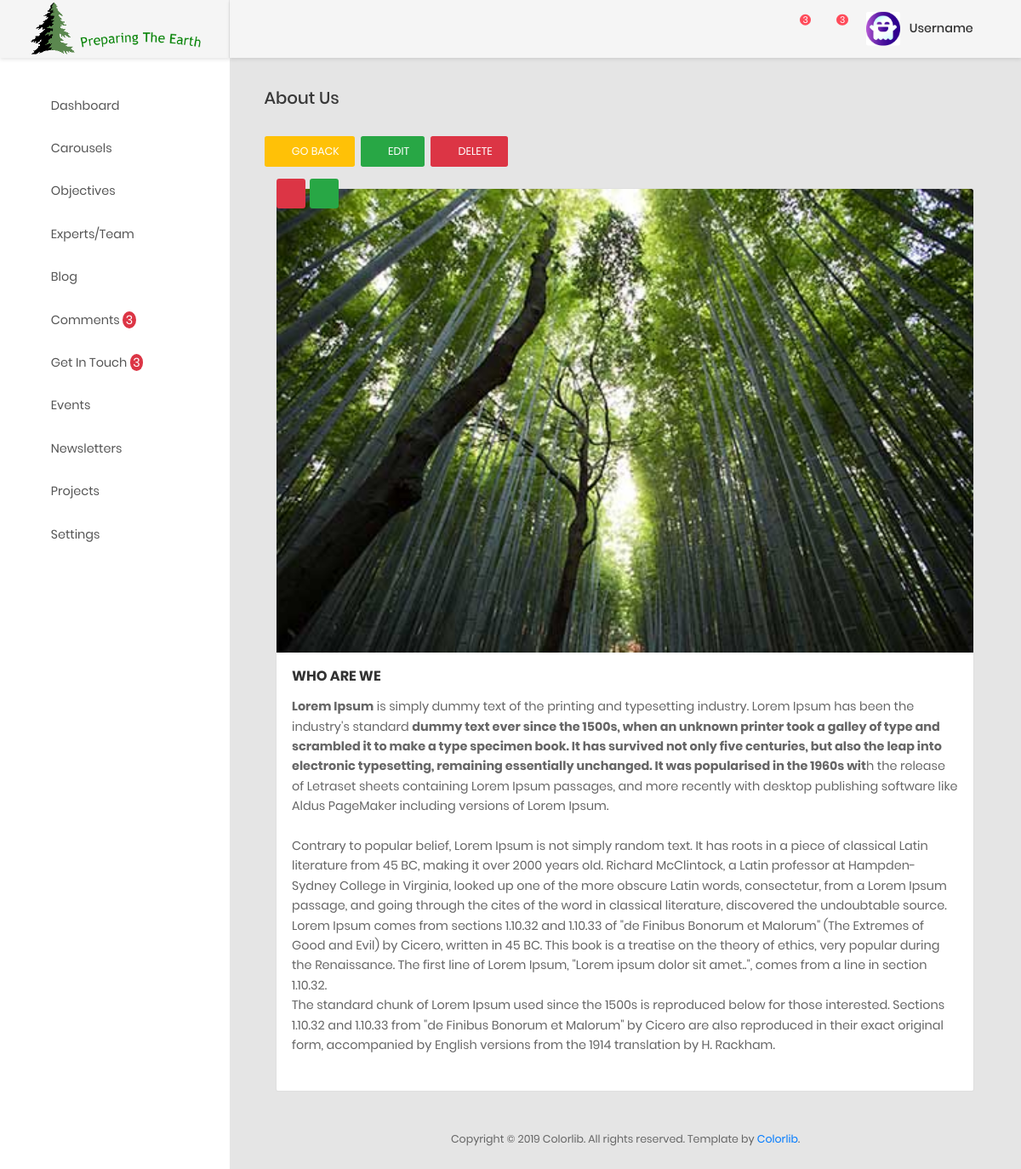
/ccsbadmin/singleaboutUs/1, run on the app's committed database.
### ccsbadmin/models.py (models this page shows, shortened)
class AboutUs(models.Model):
    about_image = models.ImageField(upload_to='aboutus', max_length=200, null=False, blank=False)  # height_field=None, width_field=None,
    about_title = models.CharField(max_length=150, null=False, blank=False)
    description = models.TextField()
    created_at = models.DateTimeField(auto_now_add=True)
    updated_at = models.DateTimeField(auto_now=True)

### ccsbadmin/views.py (the view)
# urls.py: path('singleaboutUs/<int:aboutus_id>',views.singleaboutUs, name='singleaboutUs'),
def singleaboutUs(request, aboutus_id):
    aboutus = AboutUs.objects.filter(id=aboutus_id).first()
    context = {
        'title': aboutus.about_title,
        'aboutus': aboutus,
    }
    return render(request, 'aboutus/singleaboutus.html', context)

### ccsbadmin/templatetags/callmethod.py (called while the page is built)
@register.filter(name='comments')
def comments(request):
    comments = Comment.objects.filter(status="UNREAD").order_by("-created_at")
    if comments is not None:
        return comments
    return False

@register.filter(name='get_intouch')
def get_intouch(request):
    getintouchs = GetInTouch.objects.filter(status="UNREAD").order_by("-created_at")
    if getintouchs  is not None:
        return getintouchs
    return False

@register.filter(name='comment_unread_count')
def comment_unread_count(request):
    unread_comments = Comment.objects.filter(status="UNREAD").count()
    if unread_comments is not None:
        return unread_comments
    return False

@register.filter(name='getintouch_unread_count')
def getintouch_unread_count(request):
    getintouch_unread_count = GetInTouch.objects.filter(status="UNREAD").count()
    if getintouch_unread_count is not None:
        return getintouch_unread_count
    return False

### ccsbadmin/templates/aboutus/singleaboutus.html (shortened to what this page needs)
{% extends "aahome/aalayout.html" %}
{% load static %}
    {% block links %}
        <link type="text/css" rel="stylesheet" href="https://cdn.datatables.net/1.10.18/css/dataTables.bootstrap.min.css">
        <link type="text/css" href="https://cdnjs.cloudflare.com/ajax/libs/bootstrap-select/1.10.0/css/bootstrap-select.min.css" rel="stylesheet" />
        <link rel="stylesheet" href="https://cdn.jsdelivr.net/npm/bootstrap-select@1.13.9/dist/css/bootstrap-select.min.css">
    {% endblock links %}
{% block content %}
            <div class="main-content">
                <div class="section__content section__content--p30">
                    <div class="container-fluid">
                        <div class="row">
                            <div class="col-md-12">
                                <h3 class="title-5 m-b-35">About us</h3>
                                <div class="table-data__tool">
                                    <div class="table-data__tool-right">
                                        <a href="{% url 'CCSBADMIN:addaboutUs' %}"  class="mr-1 au-btn au-btn-icon btn-warning au-btn--small">
                                            <i class="fa fa-arrow-left" ></i>go back
                                        </a>
                                        <a data-toggle="modal" data-target="#ee{{ aboutus.id }}" href="#"  class=" mr-1 au-btn au-btn-icon btn-success au-btn--small">
                                            <i class="fa fa-pencil-alt" ></i>Edit
                                        </a>
                                        <a data-toggle="modal" data-target="#dd{{ aboutus.id }}" href="#"  class=" mr-1 au-btn au-btn-icon btn-danger au-btn--small">
                                            <i class="fa fa-trash" ></i>Delete
                                        </a>
                                    </div>
                                </div>
                                <div class="table-responsive table-responsive-data2">
                                     <div class="col-sm-12">
                                            <div class="card">
                                                <a data-toggle="modal" data-target="#ee{{ aboutus.id }}" style="width: 38px; position: absolute; top: -13px; z-index: 20; left: 43px;" class="btn btn-success " href="#"><i class="fa fa-pencil-alt"></i></a>
                                                <a data-toggle="modal" data-target="#dd{{ aboutus.id }}" style="width: 38px; position: absolute; top: -13px; z-index: 20;" class="btn btn-danger " href="#"><i class="fa fa-trash"></i></a>
                                                <img class="card-img-top position-relative" src="{{ aboutus.about_image.url }}" alt="Card image cap">
                                                <div class="card-body">
                                                    <h4 class="card-title mb-3 text-capitalize">{{ aboutus.about_title }}</h4>
                                                    <p class="card-text">{{ aboutus.description|safe|escape }} </p>
                                                </div>
                                            </div>
                                        </div>
                                </div>
                            </div>
                        </div>
                        <div class="row">
                            <div class="col-md-12">
                                <div class="copyright">
                                    <p>Copyright © <script> var date = new Date(); var yr = date.getFullYear(); document.write(yr);</script> Colorlib. All rights reserved. Template by <a href="https://colorlib.com">Colorlib</a>.</p>
                                </div>
                            </div>
                        </div>
                    </div>
                </div>
            </div>
{% endblock content %}

### data on the page
AboutUs: about_image (picture), about_title "WHO ARE WE", description "Lorem Ipsum is simply dummy text of the printing and typesetting industry. Lorem Ipsum has been the industry's standard dummy text ever since the 1500s, when an unknown printer took a galley of type and scrambled it to make a type specimen book. It has survived not only five centuries, but also the leap into electronic typesetting, remaining essentially unchanged. It was popularised in the 1960s wit h the release of Letraset sheets containing Lorem Ipsum passages, and more recently with desktop publishing software like Aldus PageMaker including versions of Lorem Ipsum. Contrary to popular belief, Lorem Ipsum is not simply random text. It has roots in a piece of classical Latin literature…"

### other printed values
{{ request|comment_unread_count }} "3"
{{ request|getintouch_unread_count }} "3"
